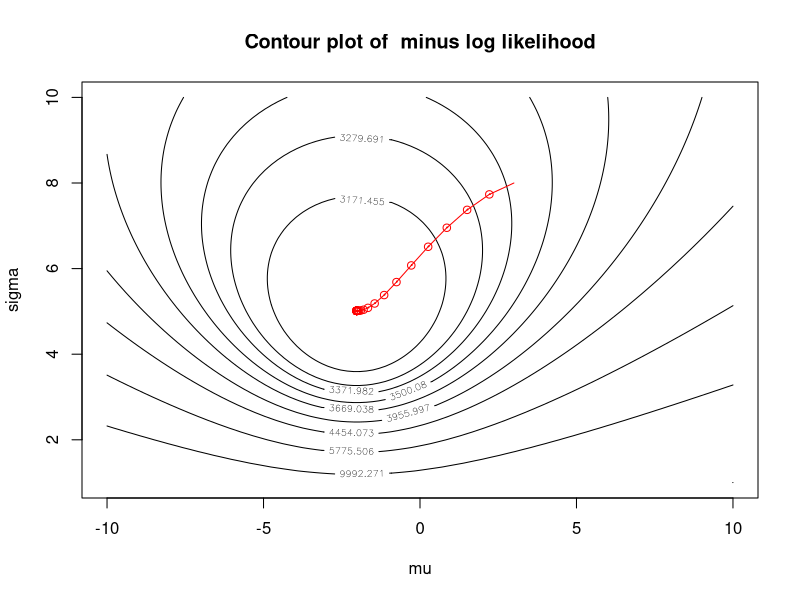

Here is the R script that generated this plot:
S <- rnorm(1000, mean = -2, sd = 5)

mu_est <- mean(S)


sd_est <- sqrt( var(S)*(length(S) - 1)/ length(S) )

paste("mean:", mu_est, " sd:", sd_est)

#numerical
mllk <- function(pars, data){
  if (pars[2] <= 0){
    return( Inf)  ## sigma can not be negative
  }
  sum( -dnorm(x = data, mean = pars[1], sd = pars[2], log = T))
}

optim(par = c(0, 1), fn = mllk, data = S)

#derivative based

gmllk <- function(pars, data){
  dm <- -sum((data - pars[1])) / (pars[2] ^ 2)
  ds <- -sum((data - pars[1]) ^ 2) / (pars[2] ^ 3) + length(data) / (pars[2])
  return(c(dm, ds))
}

optim(par = c(3,8), fn = mllk, gr = gmllk, data = S, method = "BFGS")

optim(par = c(3,8), fn = mllk, data = S, method = "BFGS")

#gradient descent
#### plotting the contour plot
#mu_grid <- seq(-9.9, 9.9, 0.2)
#sigma_grid <- seq(0, 9.8, 1)
mu_grid <- seq(from = -10, to = 10, length.out = 100)
sigma_grid <- seq(from = 1, to = 10, length.out = 100  )
grid <- expand.grid(mu_grid, sigma_grid)

z <- apply(grid, MARGIN = 1, mllk, data = S)
Z <- matrix(data = z, byrow = F, nrow = 100)
contour(x = mu_grid, y = sigma_grid, z = Z, xlab = "mu", ylab = "sigma",
        levels = quantile(z, probs = seq(from = 0, to =1, by = 0.1)),
        main = paste0("Contour plot of  minus log likelihood"))
par0 <- c(3, 8) ##initial parameters guess
k <- 0.01 ## learning rate of gradient descent
M <- 40 ## max num of iterations
for (i in 1:M){
  parOld <- par0
  par0 <- par0 - k*gmllk(par0, S)  ##gradient descent update
  points(par0[1], par0[2], col = "red", lwd = 1)
  arrows(x0 = parOld[1], y0 = parOld[2] , x1 = par0[1], y1 = par0[2],
         col = "red",length = 0.01, lwd = 1 )
}
